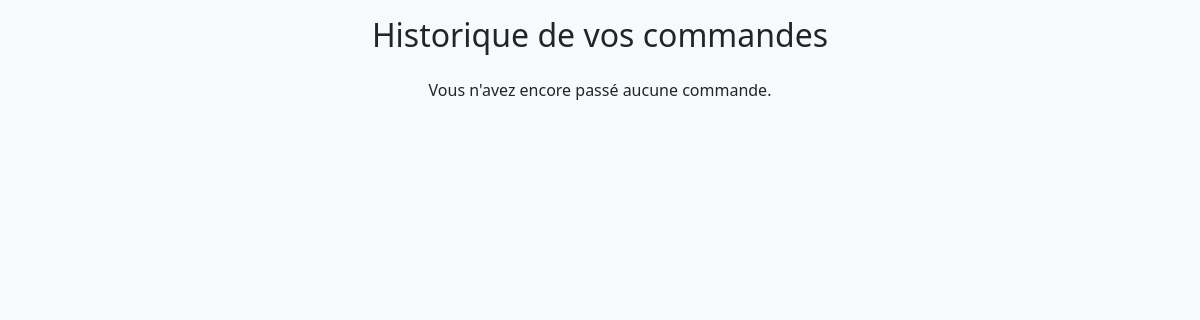
The app's page /Historique/ (signed in), older data.
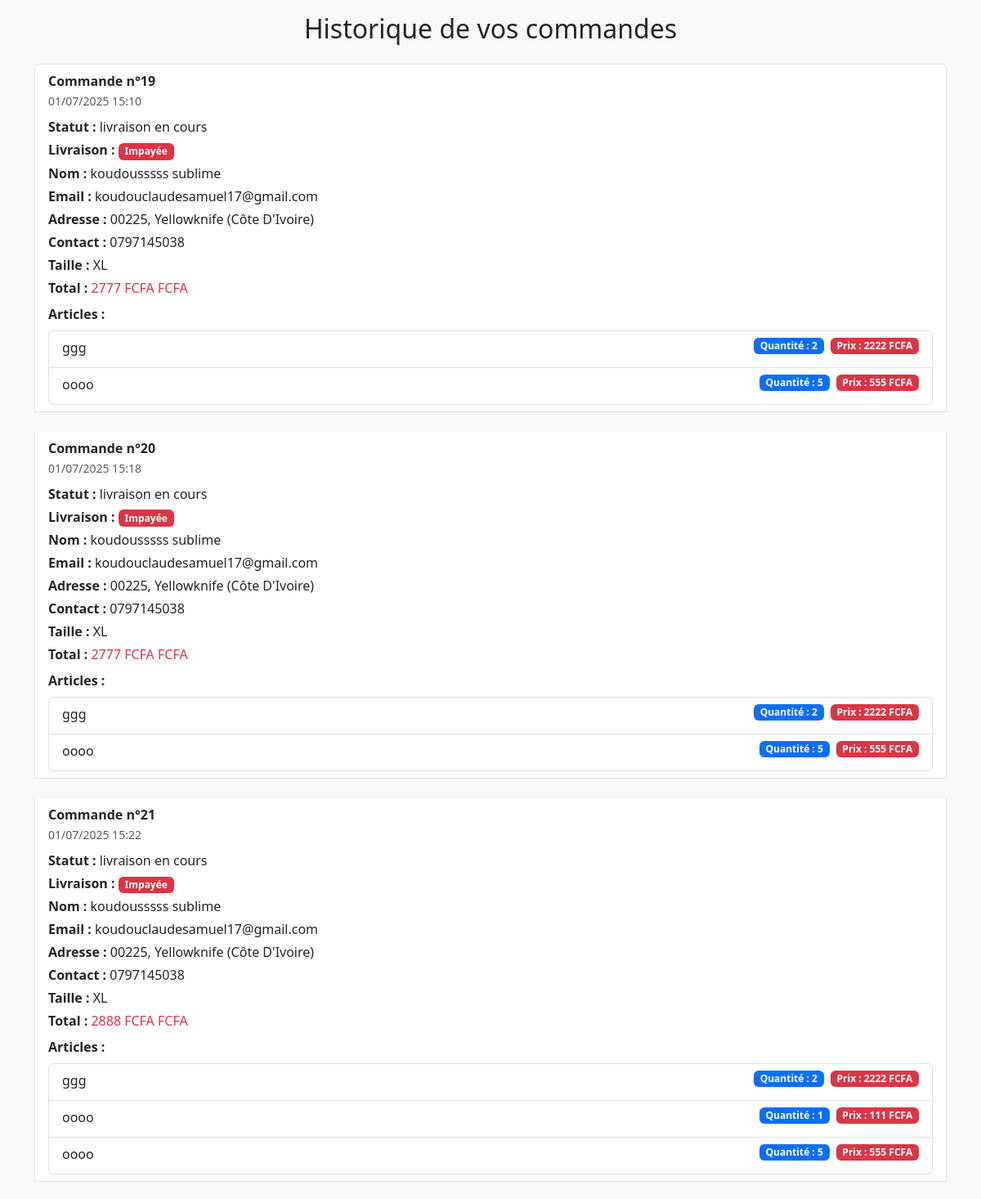
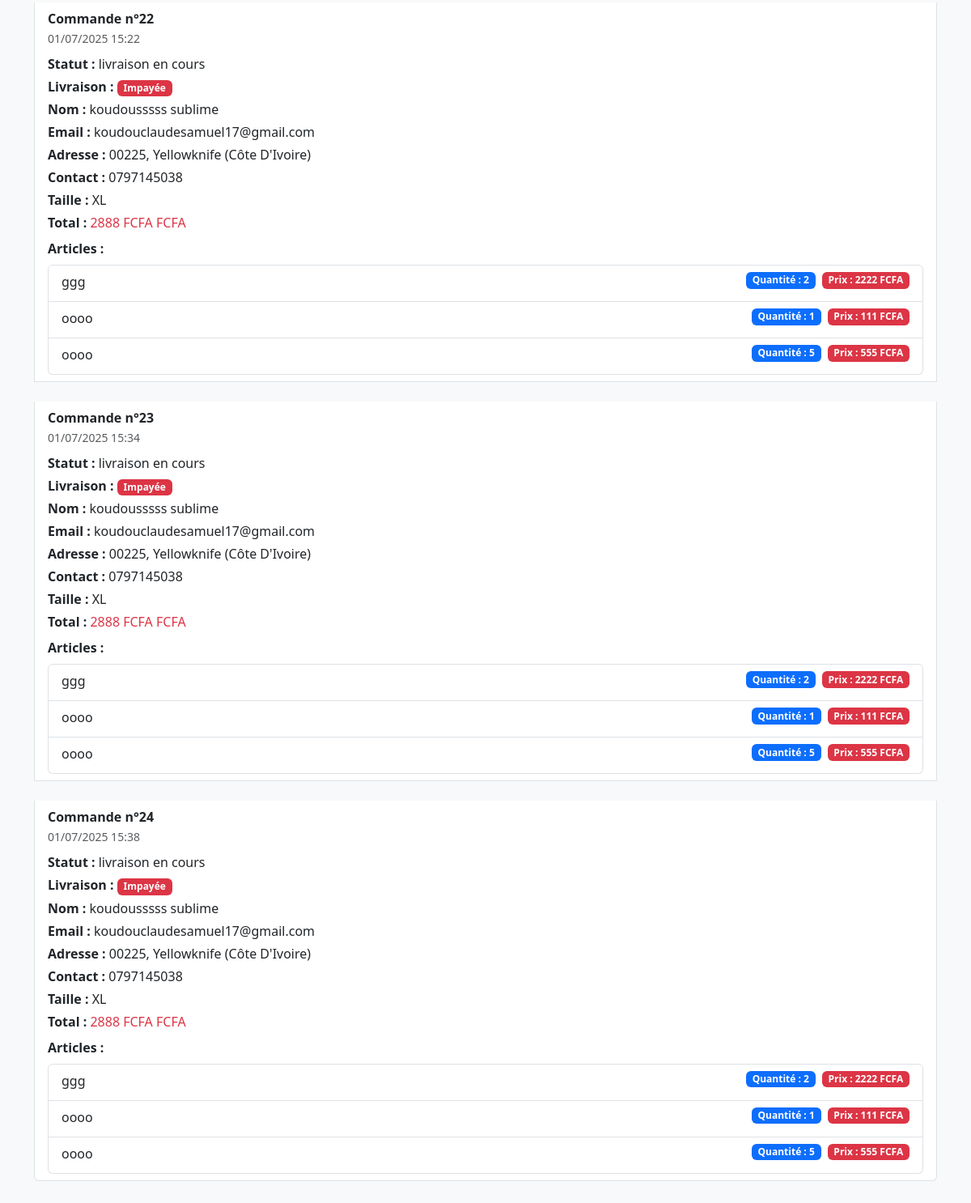
The same page, newer data (2 pictures, top to bottom).
### green/models.py (models this page shows, shortened)
class Command(models.Model):
    user = models.ForeignKey(User, on_delete=models.CASCADE, null=True, blank=True)
    items = models.CharField(max_length=300)
    total = models.CharField(max_length=200)
    nom = models.CharField(max_length=150)
    email = models.EmailField()
    address = models.CharField(max_length=200)
    ville = models.CharField(max_length=300)
    pays = models.CharField(max_length=300)
    zipcode = models.CharField(max_length=300)
    taille = models.CharField(max_length=50)
    statut = models.CharField(max_length=100, default='livraison en cours')
    date_command = models.DateTimeField(default=timezone.now)
    transaction_id = models.CharField(max_length=100, blank=True, null=True)
    paye = models.BooleanField(default=False)  # Ce

### green/views.py (the view)
# urls.py: path('Historique/', views.Historique , name='historique'),
@login_required
def Historique(request):
    commandes = Command.objects.filter(user=request.user)  # 🔒 Filtre par utilisateur connecté
    for commande in commandes:
        try:
            if isinstance(commande.items, str):
                commande.items = json.loads(commande.items)
            elif not isinstance(commande.items, list):
                commande.items = []
            print(f"✅ Commande {commande.id} items:", commande.items)
        except Exception as e:
            print(f"❌ Erreur de parsing pour la commande {commande.id} :", e)
            commande.items = []
    return render(request, 'green/historique.html', {'commandes': commandes})

### green/templates/green/historique.html (shortened to what this page needs)
{% load static %}
<!DOCTYPE html>
<html lang="fr">
<head>
    <link href="https://cdn.jsdelivr.net/npm/bootstrap@5.3.0/dist/css/bootstrap.min.css" rel="stylesheet">
</head>
<body class="bg-light p-3">
    <div class="container">
        <h2 class="mb-4 text-center">Historique de vos commandes</h2>
        {% if commandes %}
            <ul class="list-group">
                {% for c in commandes %}
                <li class="list-group-item mb-4">
                    <div class="mb-2">
                        <strong>Commande n°{{ c.id }}</strong> <br>
                        <small class="text-muted">{{ c.date_command|date:"d/m/Y H:i" }}</small>
                    </div>
                    <p class="mb-1"><strong>Statut :</strong> {{ c.statut }}</p>
                    <p class="mb-1">
                    <strong>Livraison :</strong>
                    {% if c.paye %}
                        <span class="badge bg-success">Payée</span>
                     {% else %}
                        <span class="badge bg-danger">Impayée</span>
                    {% endif %}
                    </p>
                    <p class="mb-1"><strong>Nom :</strong> {{ c.nom }}</p>
                    <p class="mb-1"><strong>Email :</strong> {{ c.email }}</p>
                    <p class="mb-1"><strong>Adresse :</strong> {{ c.address }}, {{ c.ville }} ({{ c.pays }})</p>
                    <p class="mb-1"><strong>Contact :</strong> {{ c.zipcode }}</p>
                    <p class="mb-1"><strong>Taille :</strong> {{ c.taille }}</p>
                    <p class="mb-2"><strong>Total :</strong> <span class="text-danger">{{ c.total }} FCFA</span></p>
                    <strong>Articles :</strong>
                    <ul class="list-group mt-2">
                        {% for item in c.items %}
                        <li class="list-group-item d-flex flex-column flex-sm-row justify-content-between align-items-start">
                            <div class="mb-1 flex-grow-1">{{ item.nom }}</div>
                            <div class="d-flex flex-column flex-sm-row gap-2">
                                <span class="badge bg-primary">Quantité : {{ item.quantite }}</span>
                                <span class="badge bg-danger">Prix : {{ item.prix }} FCFA</span>
                            </div>
                        </li>
                        {% endfor %}
                    </ul>
                </li>
                {% endfor %}
            </ul>
        {% else %}
            <p class="text-center">Vous n'avez encore passé aucune commande.</p>
        {% endif %}
    </div>
</body>
</html>

### green/templates/green/historique.html (style rules this page uses)
.list-group-item { word-wrap: break-word; }

Row changes from the older to the newer data that the page shows:
added Command: id "19", date_command "01/07/2025 15:10", statut "livraison en cours", paye "Impayée", nom "koudousssss sublime", email "koudouclaudesamuel17@gmail.com", address "00225", ville "Yellowknife", pays "Côte D'Ivoire", zipcode "0797145038", taille "XL", total "2777 FCFA", nom "ggg" "oooo", quantite "2" "5", prix "2222" "555"
added Command: id "20", date_command "01/07/2025 15:18", statut "livraison en cours", paye "Impayée", nom "koudousssss sublime", email "koudouclaudesamuel17@gmail.com", address "00225", ville "Yellowknife", pays "Côte D'Ivoire", zipcode "0797145038", taille "XL", total "2777 FCFA", nom "ggg" "oooo", quantite "2" "5", prix "2222" "555"
added Command: id "21", date_command "01/07/2025 15:22", statut "livraison en cours", paye "Impayée", nom "koudousssss sublime", email "koudouclaudesamuel17@gmail.com", address "00225", ville "Yellowknife", pays "Côte D'Ivoire", zipcode "0797145038", taille "XL", total "2888 FCFA", nom "ggg" "oooo" "oooo", quantite "2" "1" "5", prix "2222" "111" "555"
added Command: id "22", date_command "01/07/2025 15:22", statut "livraison en cours", paye "Impayée", nom "koudousssss sublime", email "koudouclaudesamuel17@gmail.com", address "00225", ville "Yellowknife", pays "Côte D'Ivoire", zipcode "0797145038", taille "XL", total "2888 FCFA", nom "ggg" "oooo" "oooo", quantite "2" "1" "5", prix "2222" "111" "555"
added Command: id "23", date_command "01/07/2025 15:34", statut "livraison en cours", paye "Impayée", nom "koudousssss sublime", email "koudouclaudesamuel17@gmail.com", address "00225", ville "Yellowknife", pays "Côte D'Ivoire", zipcode "0797145038", taille "XL", total "2888 FCFA", nom "ggg" "oooo" "oooo", quantite "2" "1" "5", prix "2222" "111" "555"
added Command: id "24", date_command "01/07/2025 15:38", statut "livraison en cours", paye "Impayée", nom "koudousssss sublime", email "koudouclaudesamuel17@gmail.com", address "00225", ville "Yellowknife", pays "Côte D'Ivoire", zipcode "0797145038", taille "XL", total "2888 FCFA", nom "ggg" "oooo" "oooo", quantite "2" "1" "5", prix "2222" "111" "555"
Text that changed along with them:
text no longer shown: "Vous n'avez encore passé aucune commande."
